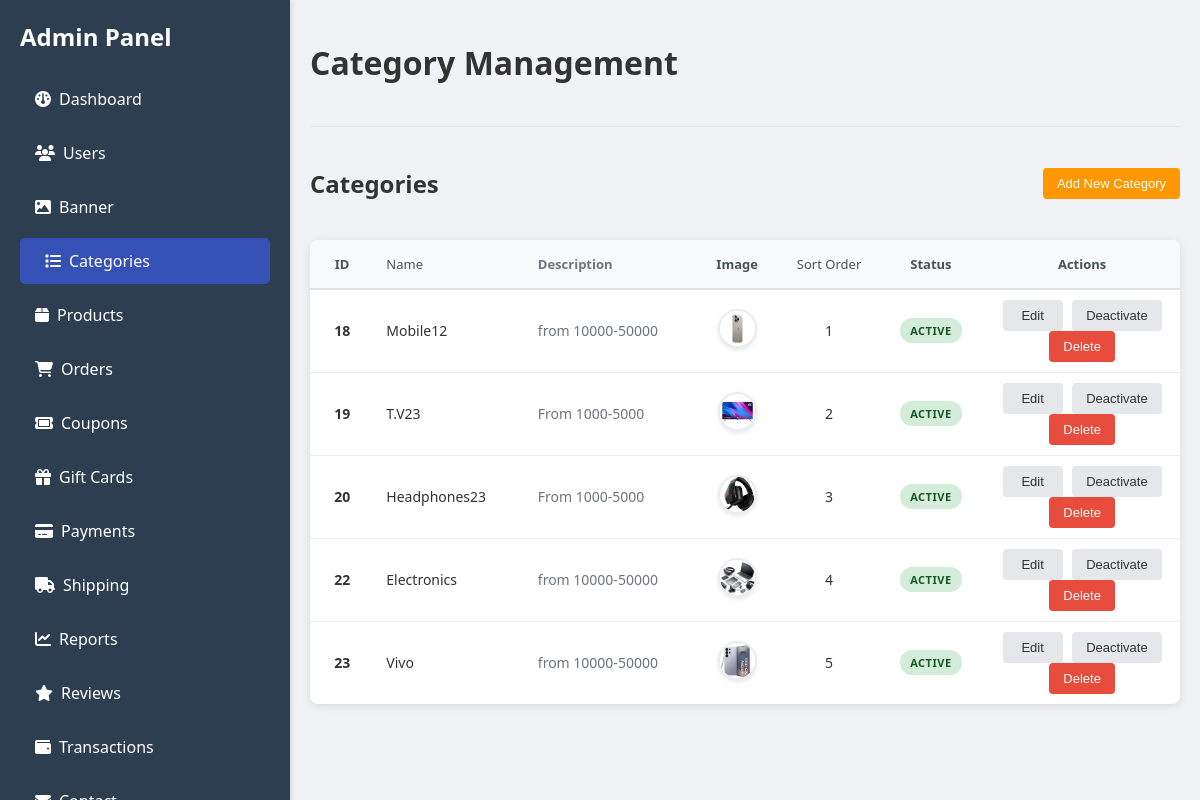
The app's page /admin/categories.php (signed in) with its own data.
### tables this page shows
CREATE TABLE `categories` (
  `id` int NOT NULL,
  `name` varchar(100) NOT NULL,
  `description` text,
  `image` varchar(255) NOT NULL,
  `sort_order` int DEFAULT '0',
  `is_active` tinyint(1) DEFAULT '1',
  `created_at` timestamp NULL DEFAULT CURRENT_TIMESTAMP,
  `updated_at` timestamp NULL DEFAULT CURRENT_TIMESTAMP ON UPDATE CURRENT_TIMESTAMP
);

### admin/categories.php (the view, shortened to what this page needs)
<?php
include '../Database_file/config.php';
$create_table_sql = "CREATE TABLE IF NOT EXISTS categories (
    id INT AUTO_INCREMENT PRIMARY KEY,
    name VARCHAR(100) NOT NULL,
    description TEXT,
    image VARCHAR(255) NOT NULL,
    sort_order INT DEFAULT 0,
    is_active BOOLEAN DEFAULT 1,
    created_at TIMESTAMP DEFAULT CURRENT_TIMESTAMP,
    updated_at TIMESTAMP DEFAULT CURRENT_TIMESTAMP ON UPDATE CURRENT_TIMESTAMP
)";
$conn->query($create_table_sql);
$categories = $conn->query("SELECT * FROM categories ORDER BY sort_order ASC");
?>
<!DOCTYPE html>
<html lang="en">
<head>
    <link rel="stylesheet" href="../admin/css/style.css">
    <link rel="stylesheet" href="https://cdnjs.cloudflare.com/ajax/libs/font-awesome/6.5.1/css/all.min.css">
</head>
<body>
    <div class="container">
        <nav class="navbar" id="sidebarNav">
            <div class="navbar-header">
                <h2>Admin Panel</h2>
            </div>
            <ul>
              <li><a href="home.php"><i class="fa-solid fa-gauge" style="margin-right: 8px;"></i>Dashboard</a></li>
                <li><a href="users.php"><i class="fa-solid fa-users" style="margin-right: 8px;"></i>Users</a></li>
                <li><a href="banner.php"><i class="fa-solid fa-image" style="margin-right: 8px;"></i>Banner</a></li>
                <li><a href="categories.php"><i class="fa-solid fa-list" style="margin-right: 8px;"></i>Categories</a></li>
                <li><a href="products.php"><i class="fa-solid fa-box" style="margin-right: 8px;"></i>Products</a></li>
                <li><a href="orders.php"><i class="fa-solid fa-cart-shopping" style="margin-right: 8px;"></i>Orders</a></li>
                <li><a href="coupons.php"><i class="fa-solid fa-ticket" style="margin-right: 8px;"></i>Coupons</a></li>
                <li><a href="Gift.php"><i class="fa-solid fa-gift" style="margin-right: 8px;"></i>Gift Cards</a></li>
                <li><a href="payments.php"><i class="fa-solid fa-credit-card" style="margin-right: 8px;"></i>Payments</a></li>
                <li><a href="shipping.php"><i class="fa-solid fa-truck" style="margin-right: 8px;"></i>Shipping</a></li>
                <li><a href="reports.php"><i class="fa-solid fa-chart-line" style="margin-right: 8px;"></i>Reports</a></li>
                <li><a href="reviews.php"><i class="fa-solid fa-star" style="margin-right: 8px;"></i>Reviews</a></li>
                <li><a href="transactions.php"><i class="fa-solid fa-wallet" style="margin-right: 8px;"></i>Transactions</a></li>
                <li><a href="contact.php"><i class="fa-solid fa-envelope" style="margin-right: 8px;"></i>Contact</a></li>
            </ul>
        </nav>
        <main class="main-content">
            <header>
                <h1>Category Management</h1>
            </header>
            <section class="category-management">
                <div class="category-management-header">
                    <h2>Categories</h2>
                    <button id="openAddCategory" class="btn btn-primary" type="button">Add New Category</button>
                </div>
                <table class="table category-table">
                    <thead>
                        <tr>
                            <th>ID</th>
                            <th>Name</th>
                            <th>Description</th>
                            <th>Image</th>
                            <th>Sort Order</th>
                            <th>Status</th>
                            <th>Actions</th>
                        </tr>
                    </thead>
                    <tbody id="categoryTableBody">
                        <?php
                        if ($categories) {
                            $categories->data_seek(0);
                            while ($category = $categories->fetch_assoc()):
                        ?>
                            <tr data-category-id="<?php echo $category['id']; ?>">
                                <td><?php echo $category['id']; ?></td>
                                <td><?php echo htmlspecialchars($category['name']); ?></td>
                                <td><?php echo htmlspecialchars($category['description']); ?></td>
                                <td>
                                    <?php if ($category['image']): ?>
                                        <img src="../assets/img/<?php echo htmlspecialchars($category['image']); ?>"
                                             alt="<?php echo htmlspecialchars($category['name']); ?>"
                                             class="category-image">
                                    <?php else: ?>
                                        <div class="no-image">No Image</div>
                                    <?php endif; ?>
                                </td>
                                <td><?php echo $category['sort_order']; ?></td>
                                <td>
                                    <span class="status-pill status-pill-<?php echo $category['is_active'] ? 'paid' : 'pending'; ?>">
                                        <?php echo $category['is_active'] ? 'Active' : 'Inactive'; ?>
                                    </span>
                                </td>
                                <td>
                                    <button type="button" class="btn btn-secondary btn-edit"
                                            onclick="showEditCategoryModal(<?php echo $category['id']; ?>)">Edit</button>
                                    <form method="POST" style="display:inline;">
                                        <button type="submit" class="btn btn-<?php echo $category['is_active'] ? 'secondary' : 'success'; ?>">
                                            <?php echo $category['is_active'] ? 'Deactivate' : 'Activate'; ?>
                                        </button>
                                    </form>
                                    <button type="button" class="btn btn-danger btn-delete"
                                            onclick="showDeleteCategoryModal(<?php echo $category['id']; ?>)">Delete</button>
                                </td>
                            </tr>
                        <?php
                            endwhile;
                        } ?>
                    </tbody>
                </table>
            </section>
        </main>
    </div>
</body>
</html>

### admin/css/style.css (style rules this page uses)
body { font-family: 'Segoe UI', Tahoma, Geneva, Verdana, sans-serif; margin: 0; background-color: #ffffff; color: #333; }
.container { display: flex; }
.navbar { width: 290px; background-color: #2c3e50; color: white; height: 100vh; padding: 20px 0; box-shadow: 2px 0 5px rgba(0,0,0,0.1); position: fixed; top: 0; left: 0; overflow-y: auto; display: flex; flex-direction: column; }
.navbar-header { display: flex; justify-content: space-between; align-items: center; padding: 0 20px 15px; flex-shrink: 0; }
.navbar h2 { text-align: center; margin: 0; }
.navbar ul { list-style: none; padding: 0 20px 20px; margin: 0; flex: 1; }
.navbar ul li a { color: white; text-decoration: none; display: block; padding: 12px 15px; margin: 8px 0; border-radius: 5px; transition: background-color 0.3s ease, padding-left 0.3s ease; }
.navbar ul li a.active { background-color: #3551b5; padding-left: 25px; }
.main-content { flex-grow: 1; padding: 20px; margin-left: 290px; }
header { padding-bottom: 20px; border-bottom: 1px solid #e5e7eb; margin-bottom: 20px; }
.table { width: 100%; border-collapse: collapse; font-size: 14px; background-color: #ffffff; }
.table th, .table td { padding: 10px 12px; text-align: left; border-bottom: 1px solid #e5e7eb; }
.table th { background-color: #f9fafb; font-weight: 600; color: #111827; }
.status-pill { display: inline-block; padding: 4px 10px; border-radius: 999px; font-size: 12px; font-weight: 600; }
.status-pill-paid { background-color: #e3fcef; color: #0e9f6e; }

### admin/categories.php (style rules this page uses)
body { font-family: 'Segoe UI', Tahoma, Geneva, Verdana, sans-serif; margin: 0; background-color: #f0f2f5; color: #333333; }
.container { display: flex; }
.main-content { flex-grow: 1; padding: 20px; margin-left: 290px; }
header { padding-bottom: 20px; border-bottom: 1px solid #e5e7eb; margin-bottom: 20px; }
.category-management { margin-top: 20px; }
.category-management-header { display: flex; justify-content: space-between; align-items: center; margin-bottom: 15px; }
.btn { display: inline-block; padding: 8px 14px; border-radius: 4px; border: none; cursor: pointer; font-size: 13px; font-weight: 500; transition: background-color 0.2s ease, transform 0.2s ease, box-shadow 0.2s ease; }
.btn-primary { background-color: #ff9800; color: #ffffff; }
.btn-secondary { background-color: #e5e7eb; color: #333333; }
.btn-danger { background-color: #e74c3c; color: #ffffff; }
.table { width: 100%; border-collapse: collapse; margin-top: 20px; background: white; border-radius: 8px; overflow: hidden; box-shadow: 0 2px 8px rgba(0, 0, 0, 0.1); }
.table th { background: #f8f9fa; padding: 15px 12px; text-align: left; font-weight: 600; color: #495057; border-bottom: 2px solid #dee2e6; font-size: 13px; white-space: nowrap; }
.table td { padding: 15px 12px; border-bottom: 1px solid #e9ecef; font-size: 14px; vertical-align: middle; line-height: 1.4; }
.table tbody tr:last-child td { border-bottom: none; }
.category-table th:nth-child(1), .category-table td:nth-child(1) { text-align: center; width: 60px; font-weight: 600; }
.category-table th:nth-child(2), .category-table td:nth-child(2) { width: 150px; font-weight: 500; }
.category-table th:nth-child(3), .category-table td:nth-child(3) { width: 200px; color: #6c757d; }
.category-table th:nth-child(4), .category-table td:nth-child(4) { text-align: center; width: 80px; }
.category-table th:nth-child(5), .category-table td:nth-child(5) { text-align: center; width: 80px; font-weight: 500; }
.category-table th:nth-child(6), .category-table td:nth-child(6) { text-align: center; width: 100px; }
.category-table th:nth-child(7), .category-table td:nth-child(7) { text-align: center; width: 240px; }
.status-pill { display: inline-block; padding: 5px 10px; border-radius: 12px; font-size: 11px; font-weight: 600; text-transform: uppercase; letter-spacing: 0.5px; }
.status-pill-paid { background: #d4edda; color: #155724; }
.category-image { width: 35px; height: 35px; border-radius: 50%; object-fit: cover; border: 2px solid #e9ecef; box-shadow: 0 2px 4px rgba(0, 0, 0, 0.1); }
.category-table td:nth-child(7) { padding: 10px 8px; }
.category-table td:nth-child(7) .btn { margin: 0 3px; min-width: 60px; }

### records on screen
categories: id "18", name "Mobile12", description "from 10000-50000", image (picture), sort_order "1", is_active "ACTIVE"
categories: id "19", name "T.V23", description "From 1000-5000", image (picture), sort_order "2", is_active "ACTIVE"
categories: id "20", name "Headphones23", description "From 1000-5000", image (picture), sort_order "3", is_active "ACTIVE"
categories: id "22", name "Electronics", description "from 10000-50000", image (picture), sort_order "4", is_active "ACTIVE"
categories: id "23", name "Vivo", description "from 10000-50000", image (picture), sort_order "5", is_active "ACTIVE"
